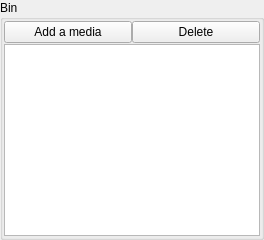
         <widget class="QGroupBox" name="binGroupBox">
          <property name="styleSheet">
           <string notr="true">border-color: rgb(0, 0, 0);</string>
          </property>
          <property name="title">
           <string>Bin</string>
          </property>
          <layout class="QVBoxLayout" name="verticalLayout_4">
           <property name="spacing">
            <number>1</number>
           </property>
           <property name="margin">
            <number>1</number>
           </property>
           <item>
            <layout class="QHBoxLayout" name="horizontalLayout_3">
             <property name="spacing">
              <number>0</number>
             </property>
             <item>
              <widget class="QPushButton" name="binAddMediaButton">
               <property name="text">
                <string>Add a media</string>
               </property>
               <property name="icon">
                <iconset resource="../images.qrc">
                 <normaloff>:/icons/resources/glyphicons/glyphicons_190_circle_plus.png</normaloff>:/icons/resources/glyphicons/glyphicons_190_circle_plus.png</iconset>
               </property>
              </widget>
             </item>
             <item>
              <widget class="QPushButton" name="binDeleteMediaButton">
               <property name="text">
                <string>Delete</string>
               </property>
               <property name="icon">
                <iconset resource="../images.qrc">
                 <normaloff>:/icons/resources/glyphicons/glyphicons_016_bin.png</normaloff>:/icons/resources/glyphicons/glyphicons_016_bin.png</iconset>
               </property>
              </widget>
             </item>
            </layout>
           </item>
           <item>
            <widget class="MediaTableView" name="binTableView">
             <property name="editTriggers">
              <set>QAbstractItemView::SelectedClicked</set>
             </property>
             <property name="dragEnabled">
              <bool>true</bool>
             </property>
             <property name="dragDropMode">
              <enum>QAbstractItemView::DragDrop</enum>
             </property>
             <property name="defaultDropAction">
              <enum>Qt::CopyAction</enum>
             </property>
             <property name="selectionMode">
              <enum>QAbstractItemView::ExtendedSelection</enum>
             </property>
             <property name="selectionBehavior">
              <enum>QAbstractItemView::SelectRows</enum>
             </property>
             <attribute name="horizontalHeaderStretchLastSection">
              <bool>true</bool>
             </attribute>
             <attribute name="verticalHeaderVisible">
              <bool>false</bool>
             </attribute>
            </widget>
           </item>
          </layout>
         </widget>
